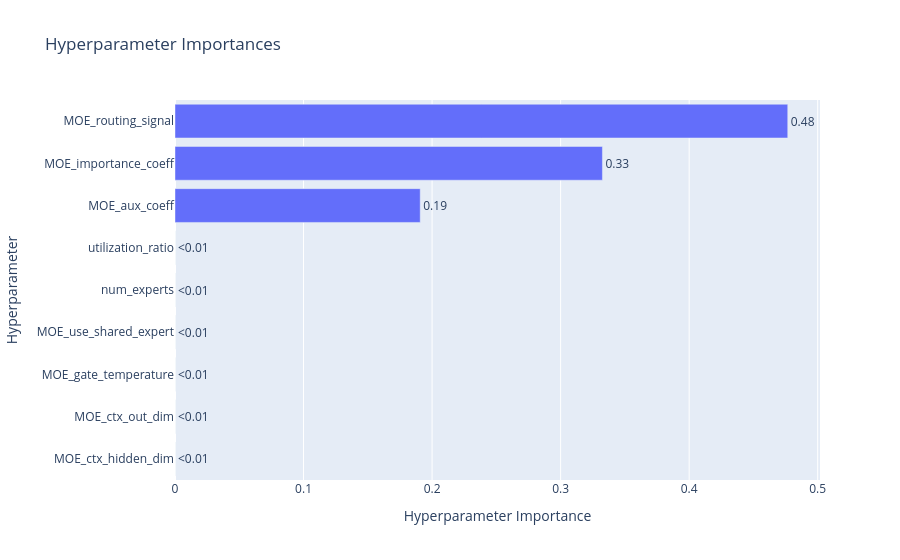

Write notebook code for a chart like this one.
### Code cell
# 2. Plot Hyperparameter Importance
try:
    fig_imp = plot_param_importances(study)
    fig_imp.show()
except Exception as e:
    print(f"Could not plot importance (might need more trials): {e}")

### Figure 1 — Plotly figure (JSON) as saved in the notebook; plotly's stock layout.template omitted (floating-point values rounded to 4 significant figures)
{"data": [{"cliponaxis": false, "hovertemplate": ["MOE_ctx_hidden_dim (CategoricalDistribution): 0.0<extra></extra>", "MOE_ctx_out_dim (CategoricalDistribution): 0.0<extra></extra>", "MOE_gate_temperature (CategoricalDistribution): 0.0<extra></extra>", "MOE_use_shared_expert (CategoricalDistribution): 0.0<extra></extra>", "num_experts (CategoricalDistribution): 0.0<extra></extra>", "utilization_ratio (CategoricalDistribution): 0.0<extra></extra>", "MOE_aux_coeff (FloatDistribution): 0.19077294227169617<extra></extra>", "MOE_importance_coeff (FloatDistribution): 0.33252491053208866<extra></extra>", "MOE_routing_signal (CategoricalDistribution): 0.47670214719621523<extra></extra>"], "name": "Objective Value", "orientation": "h", "text": ["<0.01", "<0.01", "<0.01", "<0.01", "<0.01", "<0.01", "0.19", "0.33", "0.48"], "textposition": "outside", "type": "bar", "x": [0, 0, 0, 0, 0, 0, 0.1908, 0.3325, 0.4767], "y": ["MOE_ctx_hidden_dim", "MOE_ctx_out_dim", "MOE_gate_temperature", "MOE_use_shared_expert", "num_experts", "utilization_ratio", "MOE_aux_coeff", "MOE_importance_coeff", "MOE_routing_signal"]}], "layout": {"title": {"text": "Hyperparameter Importances"}, "xaxis": {"title": {"text": "Hyperparameter Importance"}}, "yaxis": {"title": {"text": "Hyperparameter"}}}}
